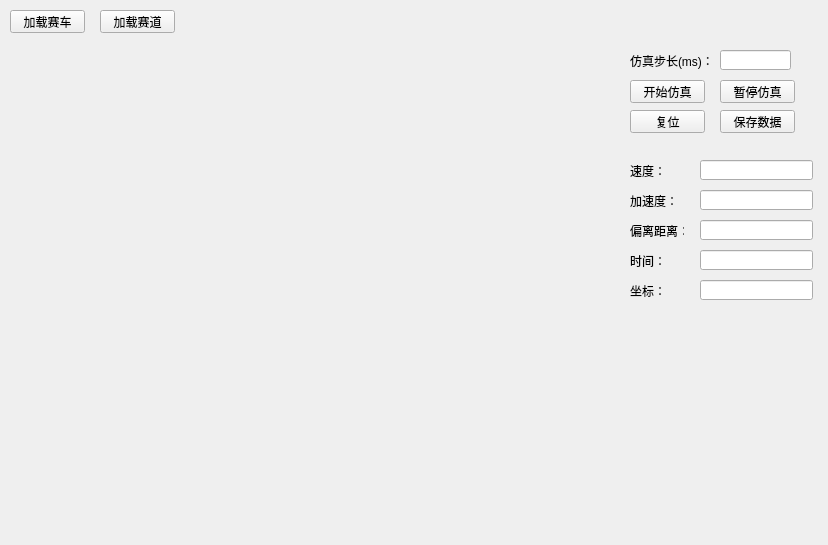
<?xml version="1.0" encoding="UTF-8"?>
<ui version="4.0">
 <class>Form</class>
 <widget class="QWidget" name="Form">
  <property name="geometry">
   <rect>
    <x>0</x>
    <y>0</y>
    <width>828</width>
    <height>545</height>
   </rect>
  </property>
  <property name="windowTitle">
   <string>仿真</string>
  </property>
  <widget class="QPushButton" name="LoadCarButton">
   <property name="geometry">
    <rect>
     <x>10</x>
     <y>10</y>
     <width>75</width>
     <height>23</height>
    </rect>
   </property>
   <property name="text">
    <string>加载赛车</string>
   </property>
  </widget>
  <widget class="QPushButton" name="LoadTrackButton">
   <property name="geometry">
    <rect>
     <x>100</x>
     <y>10</y>
     <width>75</width>
     <height>23</height>
    </rect>
   </property>
   <property name="text">
    <string>加载赛道</string>
   </property>
  </widget>
  <widget class="QWidget" name="verticalLayoutWidget">
   <property name="geometry">
    <rect>
     <x>10</x>
     <y>40</y>
     <width>601</width>
     <height>491</height>
    </rect>
   </property>
   <layout class="QVBoxLayout" name="verticalLayout"/>
  </widget>
  <widget class="QLabel" name="label">
   <property name="geometry">
    <rect>
     <x>630</x>
     <y>160</y>
     <width>54</width>
     <height>21</height>
    </rect>
   </property>
   <property name="text">
    <string>速度：</string>
   </property>
  </widget>
  <widget class="QLabel" name="label_2">
   <property name="geometry">
    <rect>
     <x>630</x>
     <y>190</y>
     <width>54</width>
     <height>21</height>
    </rect>
   </property>
   <property name="text">
    <string>加速度：</string>
   </property>
  </widget>
  <widget class="QLabel" name="label_3">
   <property name="geometry">
    <rect>
     <x>630</x>
     <y>220</y>
     <width>54</width>
     <height>21</height>
    </rect>
   </property>
   <property name="text">
    <string>偏离距离：</string>
   </property>
  </widget>
  <widget class="QLabel" name="label_4">
   <property name="geometry">
    <rect>
     <x>630</x>
     <y>250</y>
     <width>54</width>
     <height>21</height>
    </rect>
   </property>
   <property name="text">
    <string>时间：</string>
   </property>
  </widget>
  <widget class="QLabel" name="label_5">
   <property name="geometry">
    <rect>
     <x>630</x>
     <y>280</y>
     <width>54</width>
     <height>21</height>
    </rect>
   </property>
   <property name="text">
    <string>坐标：</string>
   </property>
  </widget>
  <widget class="QLineEdit" name="SpeedEdit">
   <property name="geometry">
    <rect>
     <x>700</x>
     <y>160</y>
     <width>113</width>
     <height>20</height>
    </rect>
   </property>
  </widget>
  <widget class="QLineEdit" name="AccelerateEdit">
   <property name="geometry">
    <rect>
     <x>700</x>
     <y>190</y>
     <width>113</width>
     <height>20</height>
    </rect>
   </property>
  </widget>
  <widget class="QLineEdit" name="OffsetEdit">
   <property name="geometry">
    <rect>
     <x>700</x>
     <y>220</y>
     <width>113</width>
     <height>20</height>
    </rect>
   </property>
  </widget>
  <widget class="QLineEdit" name="TimeEdit">
   <property name="geometry">
    <rect>
     <x>700</x>
     <y>250</y>
     <width>113</width>
     <height>20</height>
    </rect>
   </property>
  </widget>
  <widget class="QLineEdit" name="CoordinateEdit">
   <property name="geometry">
    <rect>
     <x>700</x>
     <y>280</y>
     <width>113</width>
     <height>20</height>
    </rect>
   </property>
  </widget>
  <widget class="QWidget" name="verticalLayoutWidget_2">
   <property name="geometry">
    <rect>
     <x>620</x>
     <y>330</y>
     <width>201</width>
     <height>201</height>
    </rect>
   </property>
   <layout class="QVBoxLayout" name="verticalLayout_2"/>
  </widget>
  <widget class="QLabel" name="label_6">
   <property name="geometry">
    <rect>
     <x>630</x>
     <y>50</y>
     <width>91</width>
     <height>21</height>
    </rect>
   </property>
   <property name="text">
    <string>仿真步长(ms)：</string>
   </property>
  </widget>
  <widget class="QLineEdit" name="lineEdit">
   <property name="geometry">
    <rect>
     <x>720</x>
     <y>50</y>
     <width>71</width>
     <height>20</height>
    </rect>
   </property>
  </widget>
  <widget class="QPushButton" name="StartButton">
   <property name="geometry">
    <rect>
     <x>630</x>
     <y>80</y>
     <width>75</width>
     <height>23</height>
    </rect>
   </property>
   <property name="text">
    <string>开始仿真</string>
   </property>
  </widget>
  <widget class="QPushButton" name="PauseButton">
   <property name="geometry">
    <rect>
     <x>720</x>
     <y>80</y>
     <width>75</width>
     <height>23</height>
    </rect>
   </property>
   <property name="text">
    <string>暂停仿真</string>
   </property>
  </widget>
  <widget class="QPushButton" name="ResetButton">
   <property name="geometry">
    <rect>
     <x>630</x>
     <y>110</y>
     <width>75</width>
     <height>23</height>
    </rect>
   </property>
   <property name="text">
    <string>复位</string>
   </property>
  </widget>
  <widget class="QPushButton" name="SaveButton">
   <property name="geometry">
    <rect>
     <x>720</x>
     <y>110</y>
     <width>75</width>
     <height>23</height>
    </rect>
   </property>
   <property name="text">
    <string>保存数据</string>
   </property>
  </widget>
 </widget>
 <resources/>
 <connections/>
</ui>
